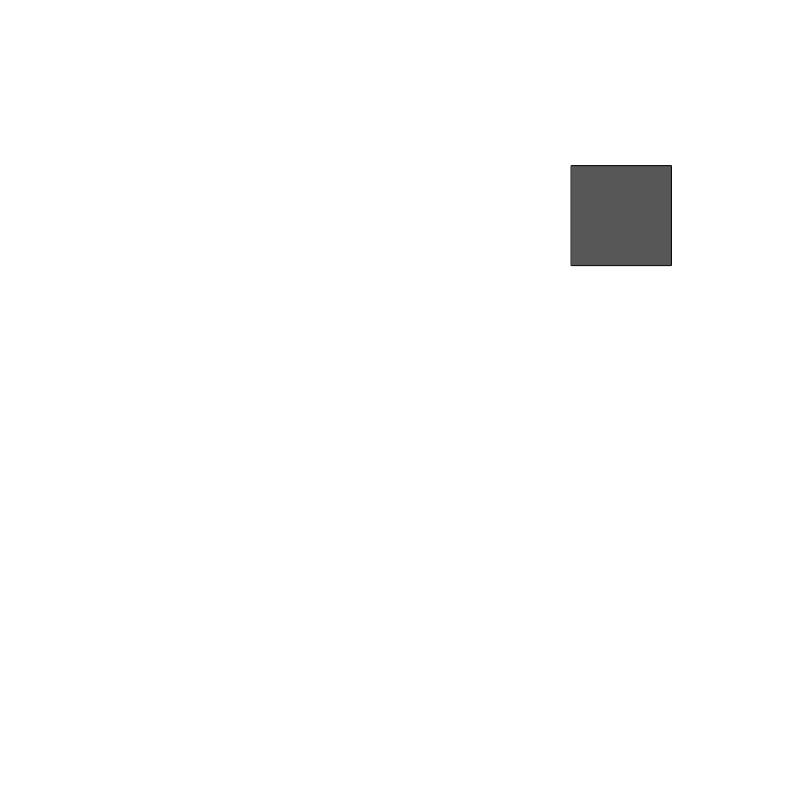
Frame 1 (no input)
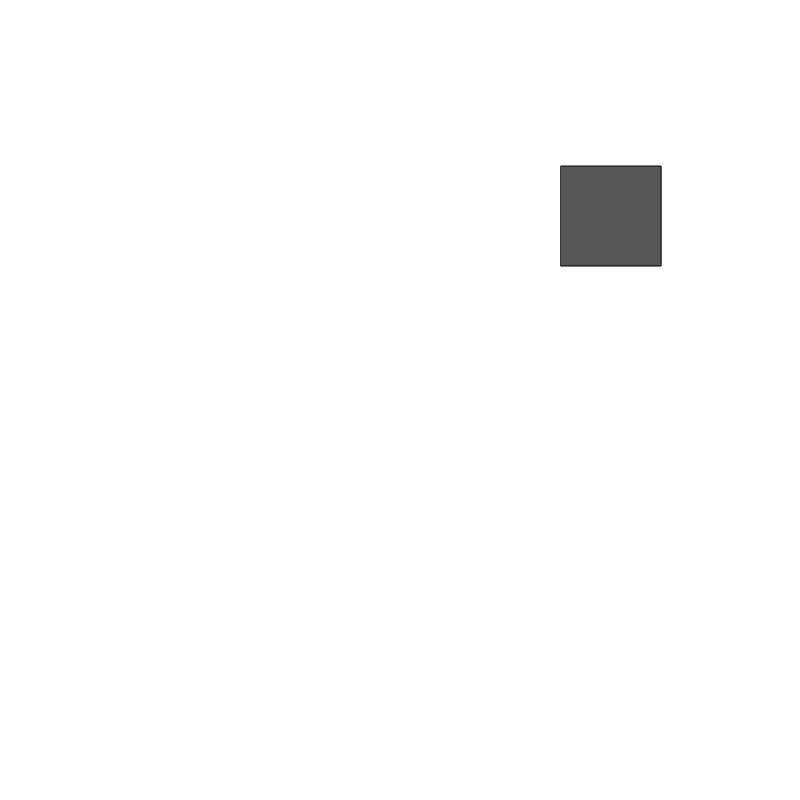
Frame 60 (no input)
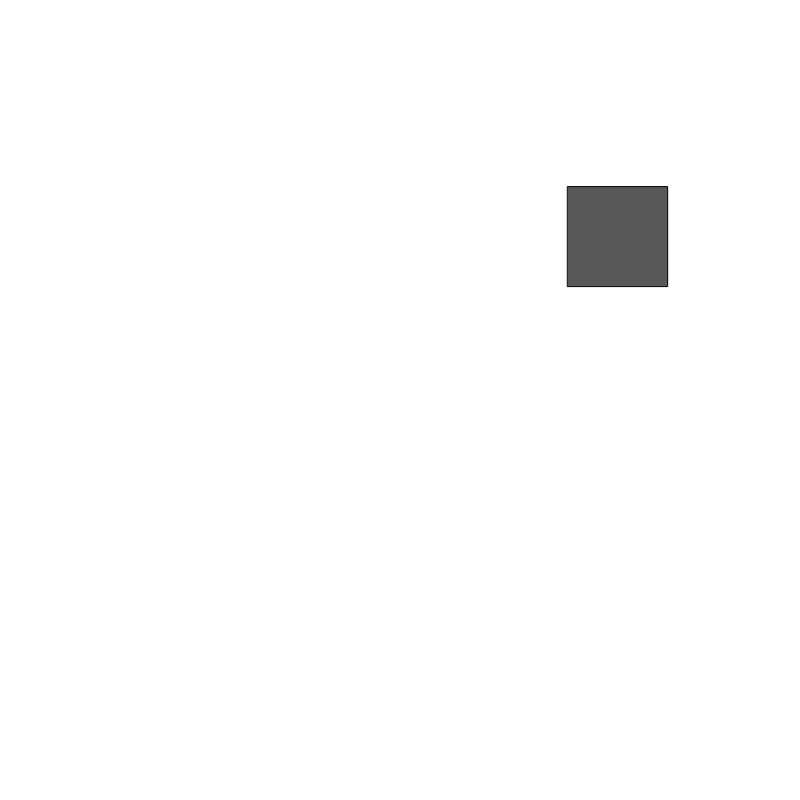
Frame 120 (the mouse pressed at the canvas centre since frame 60)

The p5.js sketch that drew these frames (run headless with seeded random() and noise() and a simulated clock; from frame 60 on, the mouse is pressed at the canvas centre):

// p5.js sketch
// ── sketch.js
var square;

function setup() {
  createCanvas(800, 800);

  square = {

    x: random(0, width),
    y: random(0, height),
    width: 100,
    height: 100,
    colour: (random(100, 50, 20)),

    //display function here
    display: function() {
      fill(this.colour);
      rect(this.x, this.y, this.width, this.height);
    },
    //move function here
    move: function() {
      this.x = this.x + (random(-5, 5));
      this.y = this.y + (random(-5, 5));
    }, 
   
  };
  
}

function draw() {
  background(255);
  square.display();
  square.move();

}
